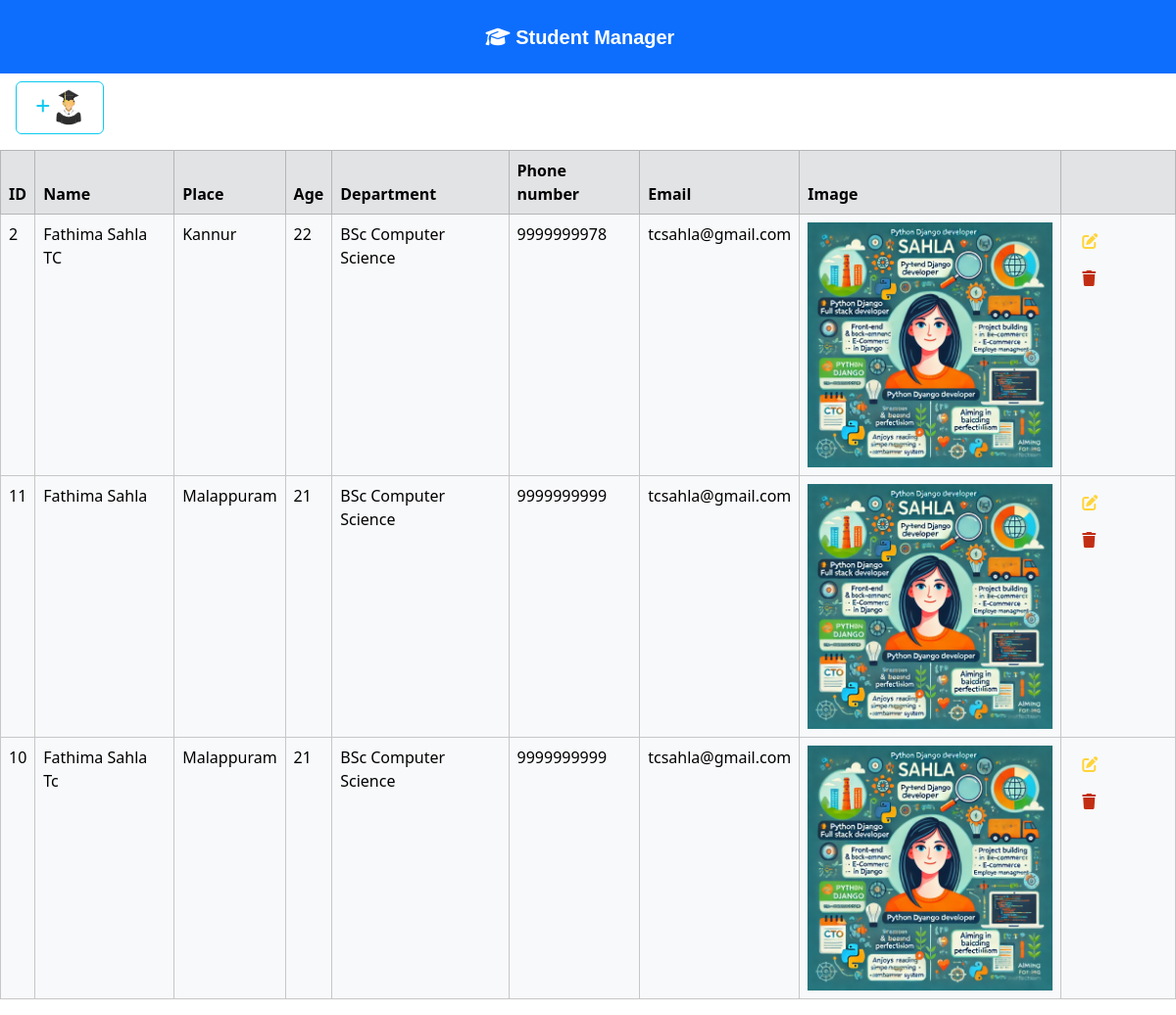
The app's page /student/dashboard with its own data.
### student/models.py (models this page shows)
class Student(models.Model):
    admission_number=models.IntegerField(unique=True)
    name=models.CharField(max_length=100)
    place=models.CharField(max_length=50)
    age=models.IntegerField()
    department=models.CharField(max_length=50)
    phone_number=models.CharField(max_length=10)
    email=models.EmailField()
    image=models.ImageField(upload_to='student_image')

### student/views.py (the view)
# urls.py: path('dashboard',DashboardView.as_view() ,name='dash'),
class DashboardView(View):
    def get(self,request):
        data=Student.objects.all()
        return render(request,'dashboard.html',{'data':data})

### student/templates/dashboard.html (shortened to what this page needs)
{% extends 'navheader.html' %}
{% block header %}
{% load static %}
          <a href="{% url 'add' %}" class="btn btn-outline-info ms-3 mt-2" style="width: 90px;">
          <i class="fa-solid fa-plus"></i>
           <img src="{% static 'stu2.png' %}" height="40px" alt="">
        </a>
          <table class="table table-light table-bordered w-100 mt-3 ">
            <thead class="table-secondary">
                <tr>
                    <th>ID</th>
                    <th>Name</th>
                    <th>Place</th>
                    <th>Age</th>
                    <th>Department</th>
                    <th>Phone number</th>
                    <th>Email</th>
                    <th>Image</th>
                    <th></th>
                </tr>
            </thead>
            <tbody>
                {% for i in data %}
                <tr>
                    <td>{{i.admission_number}}</td>
                    <td>{{i.name}}</td>
                    <td>{{i.place}}</td>
                    <td>{{i.age}}</td>
                    <td>{{i.department}}</td>
                    <td>{{i.phone_number}}</td>
                    <td>{{i.email}}</td>
                    <td>
                        <img src="{{i.image.url}}" height="250px" alt="student_image">
                    </td>
                    <td>
                        <a href="{% url 'edit' i.id %}" class="btn me-3">
                            <i class="fa-solid fa-pen-to-square" style="color: #FFD43B;"></i>
                        </a>
                        <a href="{% url 'delete' i.id %}" class="btn">
                            <i class="fa-solid fa-trash" style="color: #c22e14;"></i>
                        </a>
                    </td>
                </tr>
          {% endfor %}
            </tbody>
          </table>
          {% endblock header %}

### student/templates/navheader.html (shortened to what this page needs)
<!doctype html>
<html lang="en">
    <head>
        <link rel="stylesheet" href="https://cdnjs.cloudflare.com/ajax/libs/font-awesome/6.6.0/css/all.min.css" />
        <link
            href="https://cdn.jsdelivr.net/npm/bootstrap@5.3.2/dist/css/bootstrap.min.css"
            rel="stylesheet"
        />
    <link rel="stylesheet" href="https://cdnjs.cloudflare.com/ajax/libs/font-awesome/6.6.0/css/all.min.css" />
    </head>
    <body>
        <nav class="navbar navbar-dark bg-primary" style="height: 75px;">
            <div class="container-fluid justify-content-center">
              <span class="navbar-brand mb-0 h1" style="font-weight: bolder;font-family:Verdana, Geneva, Tahoma, sans-serif;">
                <i class="fa-solid fa-graduation-cap fa-spin"></i>
                Student Manager
               </span>
            </div>
          </nav>
          {% block header %}
          {% endblock header %}
    </body>
</html>

### records on screen
Student: admission_number "2", name "Fathima Sahla TC", place "Kannur", age "22", department "BSc Computer Science", phone_number "9999999978", email "tcsahla@gmail.com", image (picture)
Student: admission_number "11", name "Fathima Sahla", place "Malappuram", age "21", department "BSc Computer Science", phone_number "9999999999", email "tcsahla@gmail.com", image (picture)
Student: admission_number "10", name "Fathima Sahla Tc", place "Malappuram", age "21", department "BSc Computer Science", phone_number "9999999999", email "tcsahla@gmail.com", image (picture)
